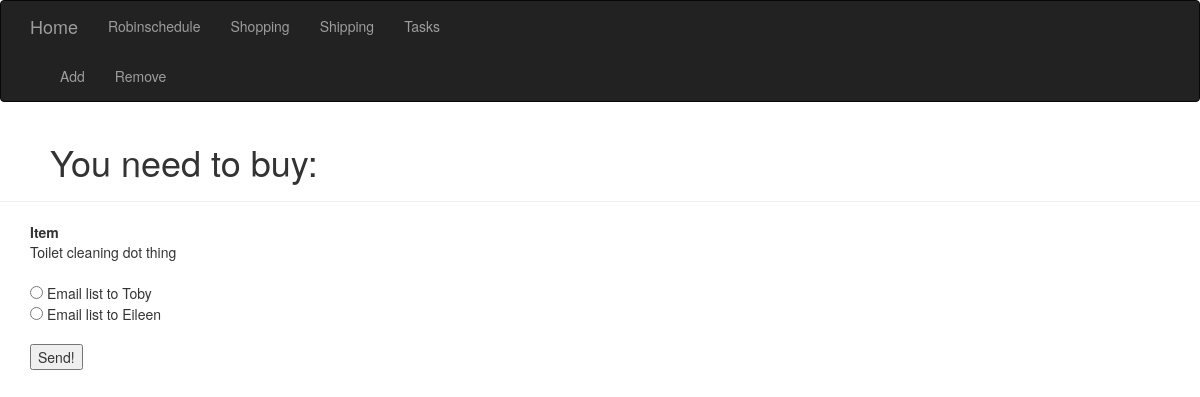
/shopping, run on an earlier commit of the app's database.
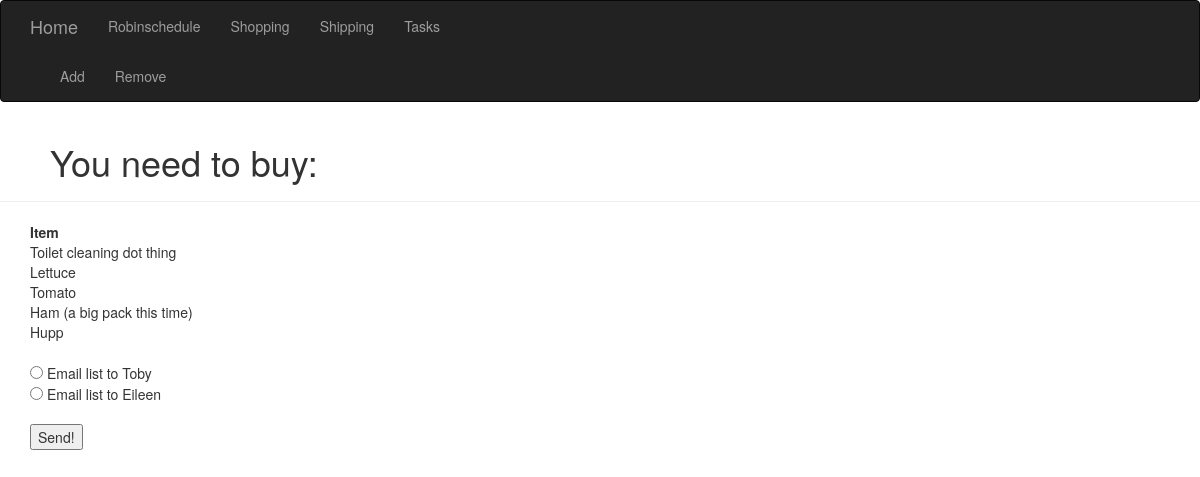
And on a later commit of the database.
### homeSite.py (models this page shows, shortened)
class Grocery(db.Model):
    __tablename__ = 'groceries'
    id = db.Column(db.Integer, primary_key=True)
    itemName = db.Column(db.String(64), unique=True)
    quantity = db.Column(db.Integer) #Setting quantity to optional so 'rice' doesn't need a quantity

### homeSite.py (the view, shortened to what this page needs)
@app.route('/shopping', methods=['GET', 'POST'])
def shopping():
    shoppingItems = Grocery.query.all()
    recipientEmailAddress = None
    return render_template('shopping.html', items=shoppingItems)

### templates/shopping.html (shortened to what this page needs)
{% extends "base.html" %}
{% block subnav %}
<div class="navbar-collapse collapse">
    <ul class="nav navbar-nav">
        <li><a href="/shopping/add">Add</a></li>
        <li><a href="/shopping/remove">Remove</a></li>
    </ul>
</div>
{% endblock %}
{% block content %}
<div class="page-header" style="padding-left: 50px;">
    <h1>You need to buy:</h1>
</div>
<div class="container">
    {% if items %}
    <table>
        <tr>
            <th style="width: 90%;">
                Item
            </th>
            <th style="width: 10%;">
            </th>
        </tr>
        {% for item in items %}
            <tr>
                <td>
                    {{item.itemName}}
                </td>
                <td>
                </td>
            </tr>
        {% endfor %}
    </table>
    <br/>
    <form method="POST">
            <input type='radio' name="emailRecipient" value="Toby"> Email list to Toby</input>
            <br/>
            <input type='radio' name="emailRecipient" value="Eileen"> Email list to Eileen</input>
            <br />
            <br />
            <button type="submit" >Send!</button>
    </form>
    {% else %}
        <div class="list-group-heading" style="padding-left: 50px;">
            There's nothing you need to buy.
        </div>
    {% endif %}
</div>
{% endblock %}

### templates/base.html (shortened to what this page needs)
{% extends "bootstrap/base.html" %}
{% block navbar %}
<div class="navbar navbar-inverse" role="navigation">
    <div class="container">
        <div class="navbar-header">
            <a class="navbar-brand" href="/">Home</a>
        </div>
        <div class="navbar-collapse collapse">
            <ul class="nav navbar-nav">
                <li><a href="/schedule">Robinschedule</a></li>
                <li><a href="/shopping">Shopping</a></li>
                <li><a href="/shipping">Shipping</a></li>
                <li><a href="/tasks">Tasks</a></li>
            </ul>
        </div>
        {% block subnav %}
        {% endblock %}
    </div>
</div>
{% endblock %}

What changed in the data, as far as the page shows it:
added Grocery: itemName "Lettuce"
added Grocery: itemName "Tomato"
added Grocery: itemName "Ham (a big pack this time)"
added Grocery: itemName "Hupp"
